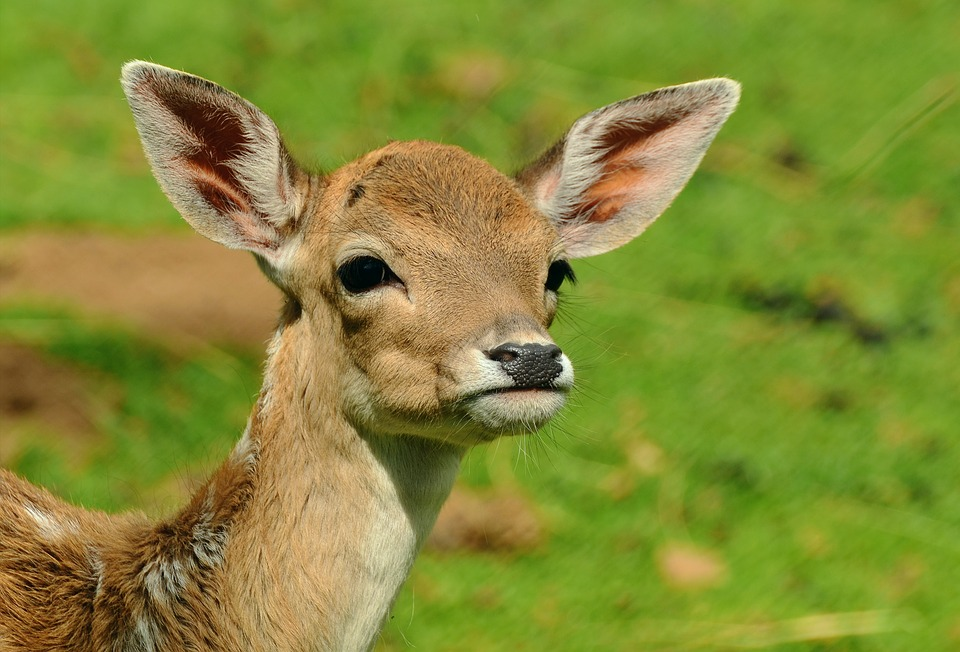
#> input picture deer.jpg, 960 x 652 px
$ python masking.py --image deer.jpg
#> lines starting #> are read from the running program, lines starting #| are printed output that depends on the picture; after the words box and inside, x2 and y2 are one past the last pixel; in counts of white or black regions, pixels touching at a corner belong together
import numpy as np
import cv2
import argparse
ap=argparse.ArgumentParser()
ap.add_argument("-i","--image",required=True, help="Path to the image")
args=vars(ap.parse_args())
image= cv2.imread(args["image"])
#> image is the input picture: shape (652, 960, 3); mean B, G, R 53.6, 139, 132
cv2.imshow("Original", image)
mask = np.zeros(image.shape[:2], dtype="uint8")
(cX,cY)= (image.shape[1]//2,image.shape[0]//2)
#> cX = 480; cY = 326
# applying rectangle mask
cv2.rectangle(mask, (cX-75,cY-75), (cX+75, cY+75),255,-1)
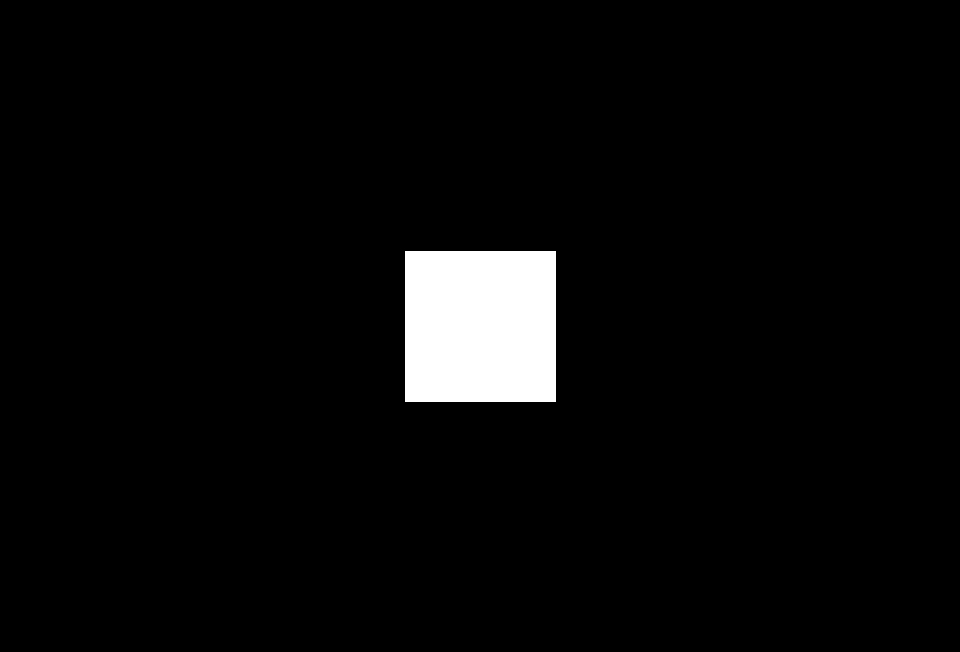
#> mask: shape (652, 960); 3.6% white; 1 white region, box (x1, y1, x2, y2) and area: (405, 251, 556, 402) 22801
cv2.imshow("Rectangualr mask",mask)
masked = cv2.bitwise_and(image, image, mask=mask)
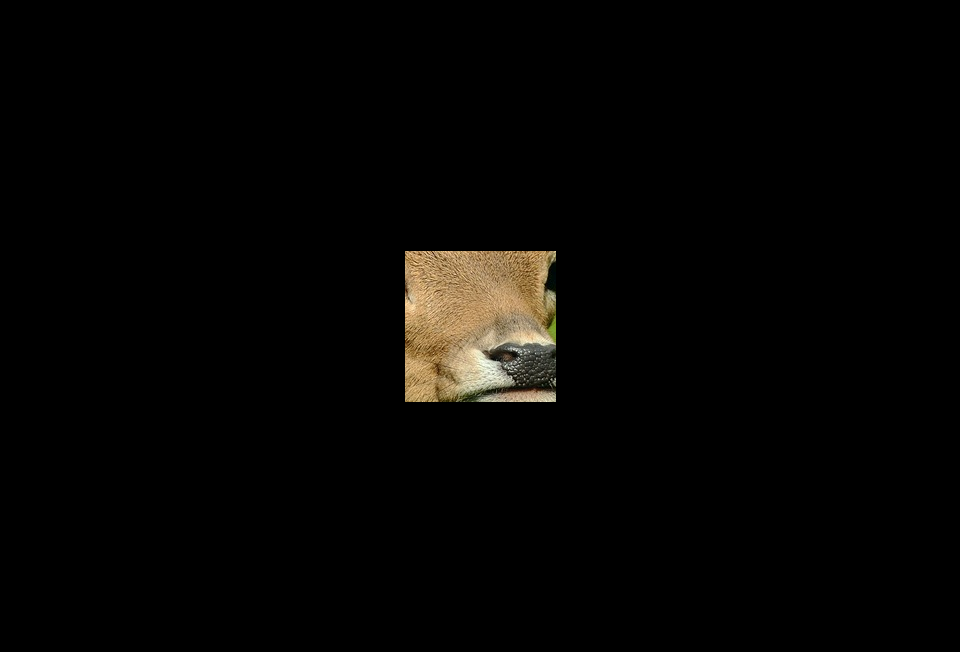
#> masked: shape (652, 960, 3); mean B, G, R 3.5, 5, 5.9
cv2.imshow("Masked image",masked)
# applying circle mask
mask= np.zeros(image.shape[:2], dtype="uint8")
cv2.circle(mask, (cX,cY), 100, 255,-1)
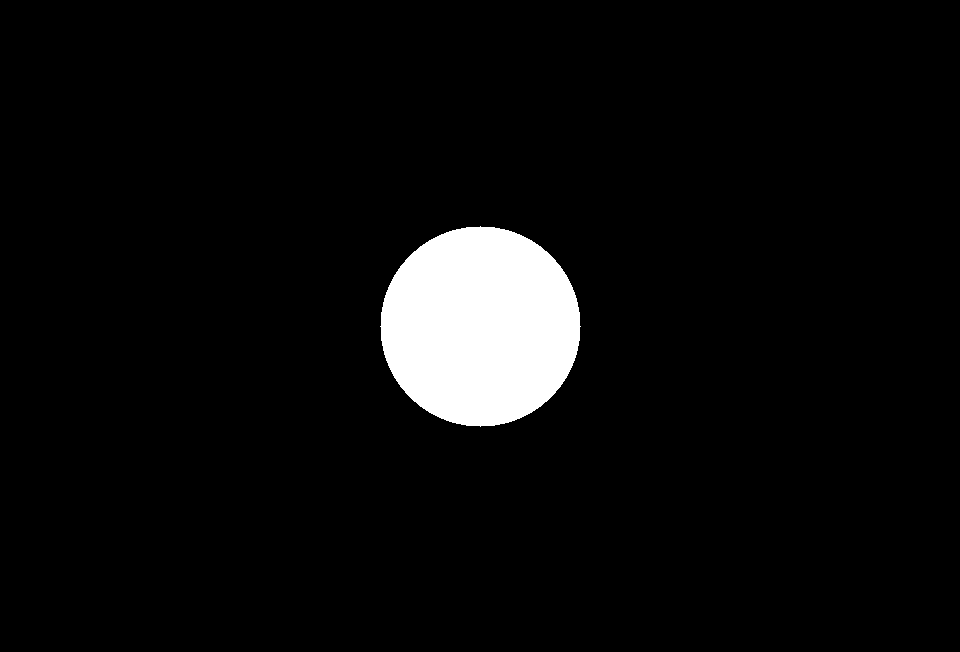
#> mask: shape (652, 960); 5% white; 1 white region, box (x1, y1, x2, y2) and area: (380, 226, 581, 427) 31417
masked= cv2.bitwise_and(image, image, mask=mask)
cv2.imshow("Circular mask", masked)
cv2.waitKey(0)
